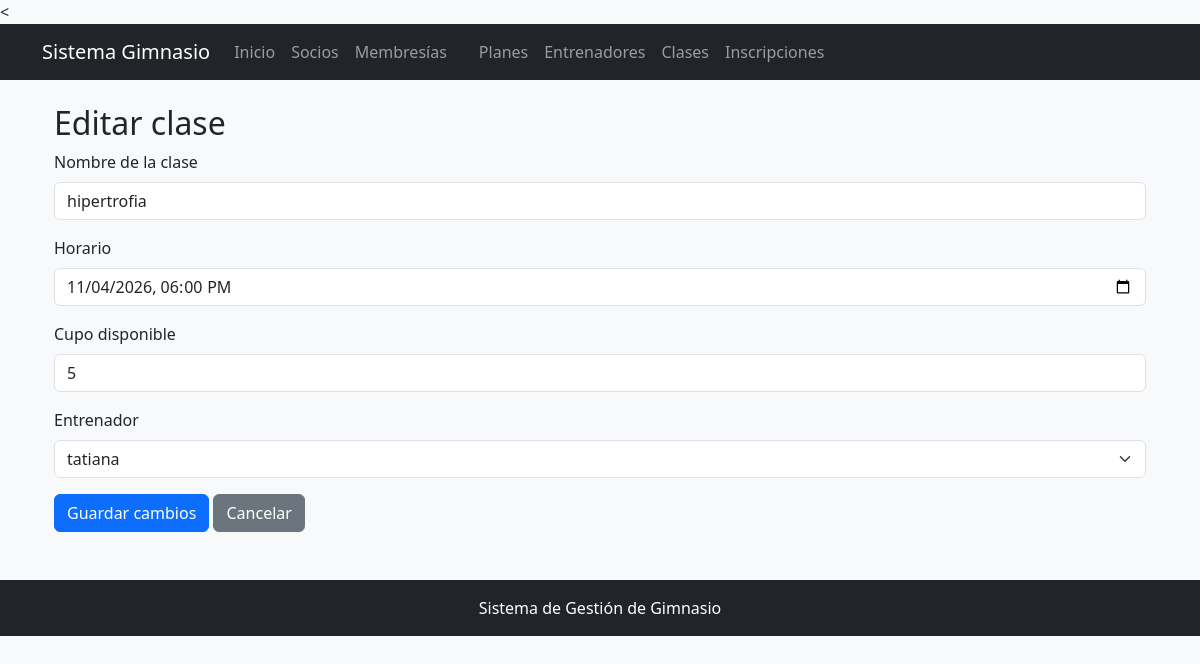
Before: /clases/editar/1/ with the older database file.
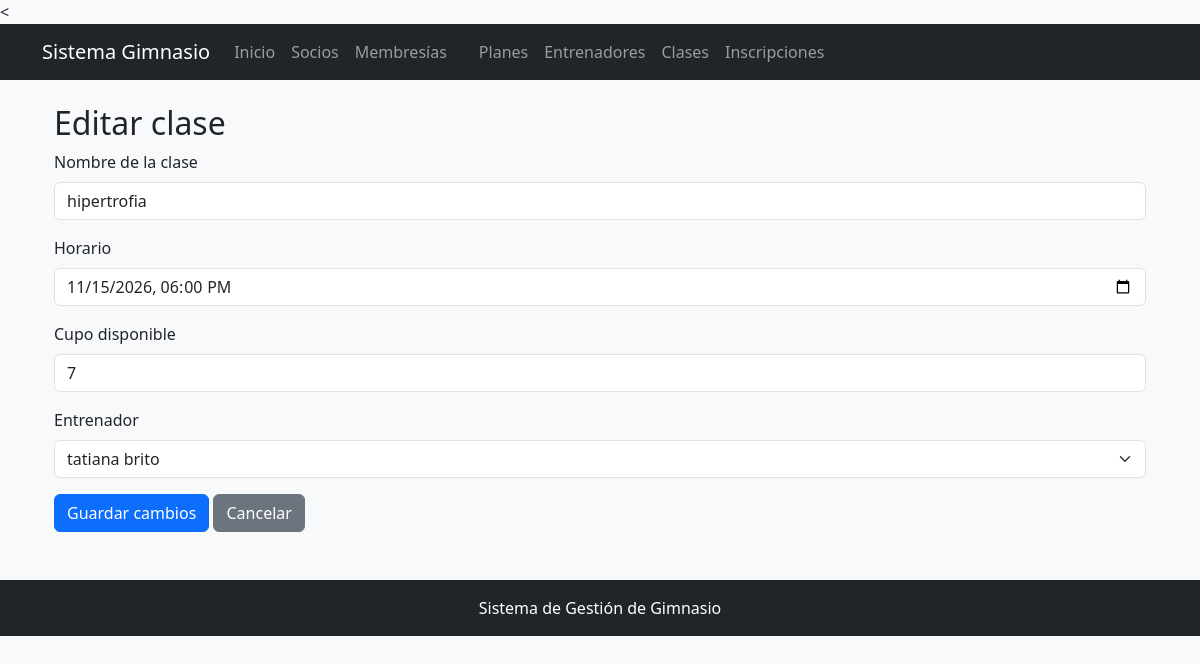
After: the same page with the newer database file.
### clase/models.py (models this page shows, shortened)
class Clase(models.Model):
    id_clase = models.AutoField(primary_key=True)
    nombre = models.CharField(max_length=100)
    horario = models.DateTimeField()
    cupo = models.PositiveIntegerField()
    entrenador = models.ForeignKey(entrenador, on_delete=models.CASCADE )

### entrenador/models.py (models this page shows, shortened)
class entrenador(models.Model):
    id_entrenador = models.AutoField(primary_key=True)
    documento  = models.CharField(max_length=20)
    nombre = models.CharField(max_length=100)
    telefono = models.CharField(max_length=20)
    especialidad = models.CharField(max_length=100)
    activo = models.BooleanField(default=True)

### clase/views.py (the view, shortened to what this page needs)
# urls.py: path('editar/<int:id_clase>/', views.editar_clase, name='editar_clase'),
def editar_clase(request, id_clase):
    clase = get_object_or_404(Clase, id_clase=id_clase)
    entrenadores = entrenador.objects.all()
    return render(request, 'clase/editar.html', {
        'clase': clase,
        'entrenadores': entrenadores
    })

### templates/clase/editar.html (shortened to what this page needs)
{% extends 'gimnasio/base.html' %}
{% block content %}
<div class="container mt-4">
    <h2>Editar clase</h2>
    <form method="POST">
        <div class="mb-3">
            <label class="form-label">Nombre de la clase</label>
            <input type="text" name="nombre" class="form-control"
                   value="{{ clase.nombre }}" required>
        </div>
        <div class="mb-3">
            <label class="form-label">Horario</label>
            <input type="datetime-local" name="horario" class="form-control"
                   value="{{ clase.horario|date:'Y-m-d\\TH:i' }}" required>
        </div>
        <div class="mb-3">
            <label class="form-label">Cupo disponible</label>
            <input type="number" name="cupo" class="form-control"
                   value="{{ clase.cupo }}" min="1" required>
        </div>
        <div class="mb-3">
            <label class="form-label">Entrenador</label>
            <select name="entrenador" class="form-select" required>
                {% for entrenador in entrenadores %}
                <option value="{{ entrenador.id_entrenador }}"
                    {% if entrenador.id_entrenador == clase.entrenador_id %}selected{% endif %}>
                    {{ entrenador.nombre }}
                </option>
                {% endfor %}
            </select>
        </div>
        <button type="submit" class="btn btn-primary">
            Guardar cambios
        </button>
        <a href="{% url 'clase:lista_clases' %}" class="btn btn-secondary">
            Cancelar
        </a>
    </form>
</div>
{% endblock %}

Changed rows visible on the page:
changed Clase "hipertrofia": horario "11/04/2026 18:00" → "11/15/2026 18:00"; cupo "5" → "7"; entrenador "tatiana" → "tatiana brito"
